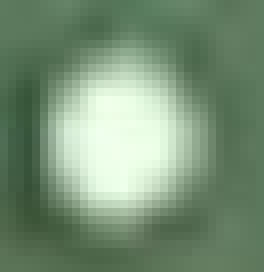
#> input picture ball/ball.jpg, 33 x 34 px, given as the content of the folder ./knn_classes/DJI_0273.MP4, which was not available (shown 8 times larger)
$ python ORBmin.py
#> lines starting #> are read from the running program, lines starting #| are printed output that depends on the picture; after the words box and inside, x2 and y2 are one past the last pixel; in counts of white or black regions, pixels touching at a corner belong together; pictures that were not available may be replaced by others from this repository, and a replacement may not be noted
import os
import random
import shutil
import time
from collections import Counter
from math import sqrt

import numpy as np
from cv2 import cv2 as cv
from matplotlib import pyplot as plt
import imutils

import datetime

class KNNClassifier:
    def __init__(self,video_name,modelpath=None):
        self.maskradio=2
        edgeThreshold=2
        patchSize=2
        self.orb = cv.ORB_create(edgeThreshold = edgeThreshold,patchSize=patchSize)
        self.video_name=video_name
        self.KNNModel=self.getKNNmodel(modelpath)

    def getKNNmodel(self,modelpath):
#> called with modelpath = './knn_classes'
        KNNModel=[]
        for i in os.listdir(os.path.join(modelpath,self.video_name)):
            if i!=".DS_Store":
                for j in os.listdir(os.path.join(modelpath,self.video_name,i)):
                    if j!=".DS_Store":
                        img=cv.imread(os.path.join(modelpath,self.video_name,i,j))
#> img is the input picture: shape (34, 33, 3); mean B, G, R 118.7, 145.3, 120
                        m,_,_=self.main_color_moment(img)
                        k=[m,str(i)]
                        KNNModel.append(k)
        return KNNModel

    # [46 lines left out: functions prediction, distance, not called in this run]

    def mini_img(self,img):
        kp = self.orb.detect(img, None)
#> kp = 40 keypoints; strongest (x, y, size): (14, 18, 7.2), (15, 12, 6), (14, 11, 7.2), (12, 21, 6)
        kp, _= self.orb.compute(img, kp)
        pointlist=[]
        mat=img.copy()
        for i in range(len(kp)):
            pointlist.append(list(map(int,kp[i].pt)))
            mat = cv.circle(mat, tuple(list(map(int,kp[i].pt))), self.maskradio, (0, 0, 255),-1)
#> this loop made 40 passes
#> pass 1, in mini_img, `mat = cv.circle(mat, tuple(list(map(int,kp[i].pt))), self.maskradio, (..`:
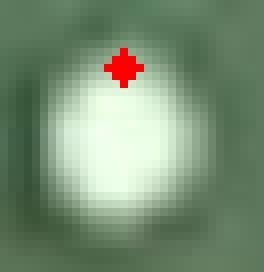
#> mat: shape (34, 33, 3) (shown 8 times larger); 1.16% of pixels changed, all inside (x1, y1, x2, y2) = (13, 6, 18, 11)
#> pass 2, in mini_img, `mat = cv.circle(mat, tuple(list(map(int,kp[i].pt))), self.maskradio, (..`:
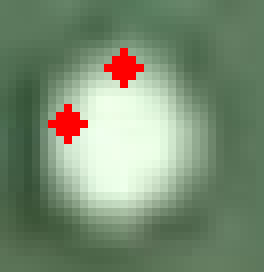
#> mat: shape (34, 33, 3) (shown 8 times larger); 1.16% of pixels changed, all inside (x1, y1, x2, y2) = (6, 13, 11, 18)
#> pass 3, in mini_img, `mat = cv.circle(mat, tuple(list(map(int,kp[i].pt))), self.maskradio, (..`:
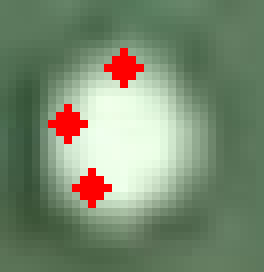
#> mat: shape (34, 33, 3) (shown 8 times larger); 1.16% of pixels changed, all inside (x1, y1, x2, y2) = (9, 21, 14, 26)
#> after the loop:
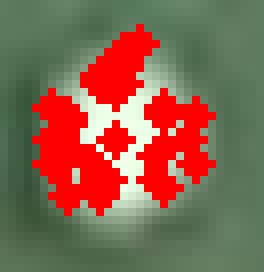
#> mat: shape (34, 33, 3) (shown 8 times larger); 19.07% of pixels changed, all inside (x1, y1, x2, y2) = (4, 3, 27, 27)
#> after the loop, pointlist = 40 pairs, first value 6 to 24, second value 5 to 24
        _,_,R=cv.split(mat)
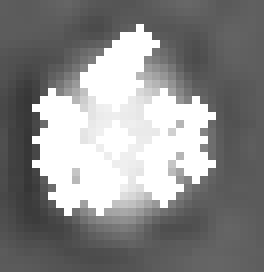
#> R: shape (34, 33) (shown 8 times larger); min 54, max 255, mean 137.1

        pointlist=sorted(pointlist,key=lambda x:x[0])
        try:
            xmin,xmax=pointlist[0][0],pointlist[-1][0]
#> xmin = 6; xmax = 24
            pointlist=sorted(pointlist,key=lambda x:x[1])
            ymin,ymax=pointlist[0][1],pointlist[-1][1]
#> ymin = 5; ymax = 24
            if xmax-xmin<=5:
                xmin-=2
                xmax+=2
            if abs(ymax-ymin)<=5:
                ymin-=2
                ymax+=2
            R=R[ymin:ymax,xmin:xmax]
            R=cv.dilate(R,(13,13))
            R=cv.erode(R,(19,19))
        except Exception as Err:
            print(Err)
            # cv.imshow('wrong',img)
            # cv.waitKey(0)

            #cv.destroyAllWindows()
        return xmin,xmax,ymin,ymax,R

    def main_color_moment(self,img,see_make=False)->list:

        xmin,xmax,ymin,ymax,mat=self.mini_img(img)
#> xmin = 6; xmax = 24; ymin = 5; ymax = 24
        img=img[ymin:ymax,xmin:xmax]
        img1=img.copy()
        img1=cv.cvtColor(img,cv.COLOR_BGR2HSV)
        img1[mat!=255]=[0,0,0]
        # B,G,R=cv.split(img1)
        # #hhh=img.copy()
        # R[R!=0]=0
        # G[G!=0]=0
        # hhh=cv.merge([B,G,R])
        if see_make:
            cv.imshow('rrr',mat)
            cv.imshow('ooo',img)
            cv.imshow('ppp',img1)
            #cv.imshow('yyy',hhh)
            #cv.imshow('uuu',mmm)
            cv.waitKey(0)
            cv.destroyAllWindows()

        hist1 = cv.calcHist([img1],[0], None, [15], [1.0,255.0])
#> hist1 = [0, 0, 7, 190, 0, 0, 0, 0, 0, 0, 0, 0, 0, 0, 0]
        #hist2 = cv.calcHist([img1],[1], None, [3], [1.0,255.0])
        hist3 = cv.calcHist([img1],[2], None, [5], [1.0,255.0])
#> hist3 = [0, 0, 10, 53, 100]
        #print(hist6)

        hist1=hist1/np.sum(hist1)
#> hist1 = [0, 0, 0.0355, 0.964, 0, 0, 0, 0, 0, 0, 0, 0, 0, 0, 0]
        #hist2=hist2/np.sum(hist2)
        hist3=hist3/np.sum(hist3)
#> hist3 = [0, 0, 0.0613, 0.325, 0.613]
        hist=np.concatenate((hist1,hist3),axis=0)
#> hist = 20 values, max 0.964 at index 3, min 0 at index 0, mean 0.1
#> in getKNNmodel, `m,_,_=self.main_color_moment(img)`: m has the same summary as hist in main_color_moment
#> in __init__, `self.KNNModel=self.getKNNmodel(modelpath)`: self.KNNModel = 1 item
        return hist,mat,(xmin,xmax,ymin,ymax)

# [97 lines left out: functions init_get_video, get_data_from_video, mini_img, len_all, not called in this run]

if __name__ == '__main__':
    online_data_save_path="knn_classes"
    classes_name = ["player", "ball", "team1", "team2", "judger"]

    # orb
    edgeThreshold=2
    patchSize=2

    see_make=False
    save_img_recode=True

    modelpath="./knn_classes"
    video_name="DJI_0273.MP4"
    classes_name = ["judger","team1","team2"]
    see_wrong=False#True
    see_make=False#True#False#True
    see_right=False
    save_img_recode=False
    del_pred=False

    if del_pred:
        try:
            p=os.path.join(modelpath,video_name+'_pred')
            shutil.rmtree(p)
        except :
            pass

    def test(test_path,KNN):
        fps=[]
        acc={}
        for i in os.listdir(test_path):
            if i!=".DS_Store":
                count=0
                wrong=0
                #print(i)
                for j in os.listdir(os.path.join(test_path,i)):
                    if j!=".DS_Store":
                        img=cv.imread(os.path.join(test_path,i,j))
                        stime=time.time()
#> (the run stopped early here; a loop or call above may not have finished)
